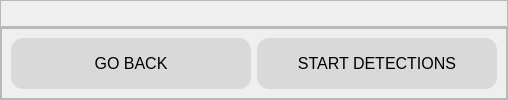
                    <widget class="QWidget" name="frame_check">
                     <layout class="QVBoxLayout" name="verticalLayout_5">
                      <property name="spacing">
                       <number>0</number>
                      </property>
                      <property name="leftMargin">
                       <number>0</number>
                      </property>
                      <property name="topMargin">
                       <number>0</number>
                      </property>
                      <property name="rightMargin">
                       <number>0</number>
                      </property>
                      <property name="bottomMargin">
                       <number>0</number>
                      </property>
                      <item>
                       <widget class="QFrame" name="frame">
                        <property name="sizePolicy">
                         <sizepolicy hsizetype="Preferred" vsizetype="Preferred">
                          <horstretch>0</horstretch>
                          <verstretch>3</verstretch>
                         </sizepolicy>
                        </property>
                        <property name="styleSheet">
                         <string notr="true"/>
                        </property>
                        <property name="frameShape">
                         <enum>QFrame::StyledPanel</enum>
                        </property>
                        <property name="frameShadow">
                         <enum>QFrame::Raised</enum>
                        </property>
                        <layout class="QVBoxLayout" name="verticalLayout_6">
                         <property name="spacing">
                          <number>0</number>
                         </property>
                         <property name="leftMargin">
                          <number>0</number>
                         </property>
                         <property name="topMargin">
                          <number>0</number>
                         </property>
                         <property name="rightMargin">
                          <number>0</number>
                         </property>
                         <property name="bottomMargin">
                          <number>0</number>
                         </property>
                         <item>
                          <widget class="QLabel" name="ip_window">
                           <property name="text">
                            <string/>
                           </property>
                           <property name="alignment">
                            <set>Qt::AlignCenter</set>
                           </property>
                          </widget>
                         </item>
                        </layout>
                       </widget>
                      </item>
                      <item>
                       <widget class="QFrame" name="frame_2">
                        <property name="sizePolicy">
                         <sizepolicy hsizetype="Preferred" vsizetype="Preferred">
                          <horstretch>0</horstretch>
                          <verstretch>1</verstretch>
                         </sizepolicy>
                        </property>
                        <property name="styleSheet">
                         <string notr="true"/>
                        </property>
                        <property name="frameShape">
                         <enum>QFrame::StyledPanel</enum>
                        </property>
                        <property name="frameShadow">
                         <enum>QFrame::Raised</enum>
                        </property>
                        <layout class="QHBoxLayout" name="horizontalLayout_18">
                         <property name="spacing">
                          <number>0</number>
                         </property>
                         <property name="leftMargin">
                          <number>0</number>
                         </property>
                         <property name="topMargin">
                          <number>0</number>
                         </property>
                         <property name="rightMargin">
                          <number>0</number>
                         </property>
                         <property name="bottomMargin">
                          <number>0</number>
                         </property>
                         <item>
                          <widget class="QFrame" name="frame_5">
                           <property name="styleSheet">
                            <string notr="true"/>
                           </property>
                           <property name="frameShape">
                            <enum>QFrame::StyledPanel</enum>
                           </property>
                           <property name="frameShadow">
                            <enum>QFrame::Raised</enum>
                           </property>
                           <layout class="QHBoxLayout" name="horizontalLayout_17">
                            <item alignment="Qt::AlignHCenter|Qt::AlignVCenter">
                             <widget class="QPushButton" name="go_back_camera">
                              <property name="minimumSize">
                               <size>
                                <width>240</width>
                                <height>0</height>
                               </size>
                              </property>
                              <property name="maximumSize">
                               <size>
                                <width>240</width>
                                <height>16777215</height>
                               </size>
                              </property>
                              <property name="font">
                               <font>
                                <pointsize>12</pointsize>
                               </font>
                              </property>
                              <property name="cursor">
                               <cursorShape>PointingHandCursor</cursorShape>
                              </property>
                              <property name="styleSheet">
                               <string notr="true">* {
	background-color: rgb(217, 217, 217);
	padding: 16px;
	padding-left: 24px;
	padding-right: 24px;
	border-radius: 12px;
}


QPushButton:hover {
	background-color: #BBBBBB;
	border: 1px solid black;
}</string>
                              </property>
                              <property name="text">
                               <string>GO BACK</string>
                              </property>
                             </widget>
                            </item>
                            <item alignment="Qt::AlignHCenter|Qt::AlignVCenter">
                             <widget class="QPushButton" name="start_detection_camera">
                              <property name="minimumSize">
                               <size>
                                <width>240</width>
                                <height>0</height>
                               </size>
                              </property>
                              <property name="maximumSize">
                               <size>
                                <width>240</width>
                                <height>16777215</height>
                               </size>
                              </property>
                              <property name="font">
                               <font>
                                <pointsize>12</pointsize>
                               </font>
                              </property>
                              <property name="cursor">
                               <cursorShape>PointingHandCursor</cursorShape>
                              </property>
                              <property name="styleSheet">
                               <string notr="true">* {
	background-color: rgb(217, 217, 217);
	padding: 16px;
	padding-left: 24px;
	padding-right: 24px;
	border-radius: 12px;
}


QPushButton:hover {
	background-color: #BBBBBB;
	border: 1px solid black;
}</string>
                              </property>
                              <property name="text">
                               <string>START DETECTIONS</string>
                              </property>
                             </widget>
                            </item>
                           </layout>
                          </widget>
                         </item>
                        </layout>
                       </widget>
                      </item>
                     </layout>
                    </widget>
